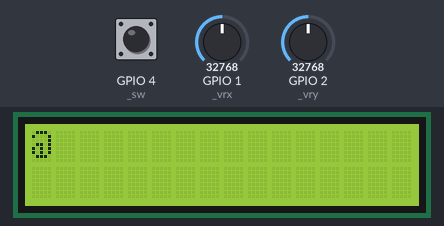
A program run on a simulated ESP32 board running MicroPython. Parts: 16×2 character LCD. Inputs (shaded band) come from the test bench; at power-on: GPIO 2 (_vry) = 32768, GPIO 4 (_sw) HIGH, GPIO 1 (_vrx) = 32768 (analog values on the 0–65535 scale). What the program prints to the serial console is not drawn.

Above: at 1.2 s.
1.3 s: GPIO 2 (_vry) set to 44032
2.8 s: GPIO 2 (_vry) set to 45520
At 3.2 s:
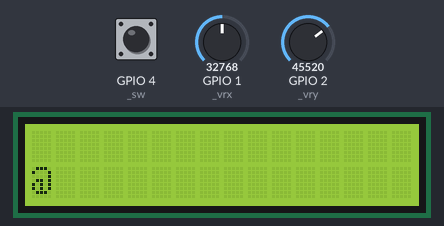
4.3 s: GPIO 4 (_sw) pulled LOW for 0.15 s
7.4 s: GPIO 1 (_vrx) set to 44912
At 8.4 s:
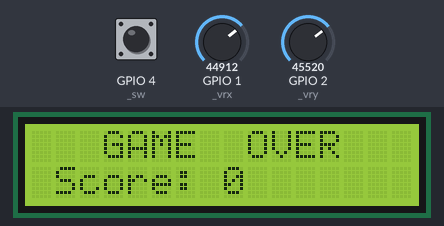
9.4 s: GPIO 1 (_vrx) set to 46160
10.9 s: GPIO 4 (_sw) pulled LOW for 1 s
At 11.9 s:
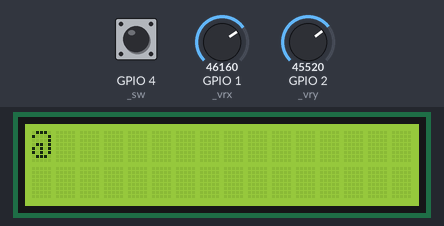
Timing chart, 0 to 13.9 s (numbered marks = the images above; inputs shaded):
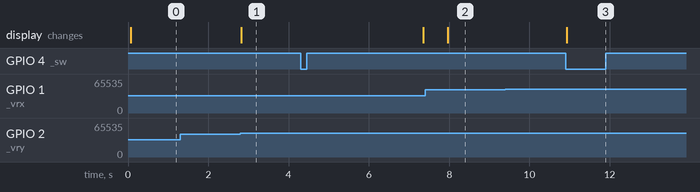

The program:

Lesson32.py
```python
from machine import Pin, I2C, ADC
import time

_i2c1 = I2C(1, sda=Pin(33), scl=Pin(34), freq=400000)

class _LCD:
    def __init__(self, i2c, addr=0x27):
        self.i2c=i2c; self.addr=addr; self._bl=0x08; self._setup()
    def _wb(self,b): self.i2c.writeto(self.addr,bytes([b|self._bl]))
    def _pulse(self,b): self._wb(b|4); time.sleep_us(1); self._wb(b&~4); time.sleep_us(50)
    def _s4(self,n): self._wb(n); self._pulse(n)
    def _cmd(self,d,m=0): rs=m&1; self._s4((d&0xF0)|rs); self._s4(((d<<4)&0xF0)|rs)
    def _setup(self):
        time.sleep_ms(50); self._s4(0x30); time.sleep_ms(5); self._s4(0x30)
        time.sleep_us(150); self._s4(0x30); self._s4(0x20)
        self._cmd(0x28); self._cmd(0x0C); self._cmd(0x06); self._cmd(0x01); time.sleep_ms(2)
    def write_line(self,row,text):
        self._cmd(0x80|(0x40 if row else 0))
        for ch in '{:<16}'.format(str(text)[:16]): self._cmd(ord(ch),1)

_lcd = _LCD(_i2c1, 0x27)
_vrx = ADC(Pin(1), atten=ADC.ATTN_11DB)
_vry = ADC(Pin(2), atten=ADC.ATTN_11DB)
_sw  = Pin(4, Pin.IN, Pin.PULL_UP)

_cx = 32768; _cy = 32768; _DEAD = 12000

def _calibrate():
    global _cx, _cy
    xs = [_vrx.read_u16() for _ in range(8)]
    ys = [_vry.read_u16() for _ in range(8)]
    _cx = sum(xs)//8; _cy = sum(ys)//8

FUSE_MS  = 3000
BLAST_MS = 600

_px=0; _py=0; _bx=-1; _by=-1
_bomb_t=0; _blast_t=0
_state=0   # 0=play  1=fuse  2=blast  3=dead
_score=0; _btn=False; _mv_t=0

def _draw():
    if _state == 3:
        _lcd.write_line(0, '   GAME  OVER   ')
        _lcd.write_line(1, ' Score: %-8d' % _score)
        return
    g = [[' ']*16, [' ']*16]
    if _state == 2:
        for dr in range(-1, 2):
            for dc in range(-1, 2):
                r, c = _by+dr, _bx+dc
                if 0<=r<2 and 0<=c<16: g[r][c] = '*'
    elif _state == 1:
        g[_by][_bx] = 'B'
    g[_py][_px] = '@'
    _lcd.write_line(0, ''.join(g[0]))
    _lcd.write_line(1, ''.join(g[1]))

def game_init():
    global _px,_py,_bx,_by,_bomb_t,_blast_t,_state,_score,_btn,_mv_t
    _calibrate()
    _px=0; _py=0; _bx=-1; _by=-1; _bomb_t=0; _blast_t=0
    _state=0; _score=0; _btn=False; _mv_t=0
    _draw()

def game_update():
    global _px,_py,_bx,_by,_bomb_t,_blast_t,_state,_score,_btn,_mv_t
    now = time.ticks_ms()
    btn = not _sw.value()
    if _state == 3:
        if btn and not _btn: game_init()
        _btn = btn; return
    if _state == 1 and time.ticks_diff(now, _bomb_t) >= FUSE_MS:
        _state = 2; _blast_t = now; _draw()
    if _state == 2 and time.ticks_diff(now, _blast_t) >= BLAST_MS:
        if abs(_px-_bx) <= 1 and abs(_py-_by) <= 1:
            _state = 3
        else:
            _score += 1; _state = 0; _bx=-1; _by=-1
        _draw()
    if btn and not _btn and _state == 0:
        _bx=_px; _by=_py; _state=1; _bomb_t=now; _draw()
    _btn = btn
    if time.ticks_diff(now, _mv_t) >= 200:
        x=_vrx.read_u16(); y=_vry.read_u16()
        dx=abs(x-_cx); dy=abs(y-_cy); moved=False
        if dx >= dy and dx > _DEAD:
            if   x < _cx-_DEAD and _px > 0:  _px-=1; moved=True
            elif x > _cx+_DEAD and _px < 15: _px+=1; moved=True
        elif dy > _DEAD:
            if   y < _cy-_DEAD and _py > 0:  _py-=1; moved=True
            elif y > _cy+_DEAD and _py < 1:  _py+=1; moved=True
        if moved: _mv_t=now; _draw()

def game_score(): return _score

def setup():
    game_init()
    print('Bomberman 2x16')
    print('BTN=plant bomb  escape before it blows!')
    print('cal: cx=%d cy=%d dead=%d' % (_cx, _cy, _DEAD))

def loop():
    game_update()
    time.sleep_ms(20)

if __name__ == '__main__':
    try:
        setup()
        while True:
            loop()
    except (Exception, KeyboardInterrupt) as e:
        print(e)
```

Measured:
- the behaviour switches between 44768 and 44784 on GPIO 2 (_vry) (found by bisection; images 0 and 1)
- after the input at 1.3 s, every drawn part: stays the same
- after the input at 2.8 s, the display: changes at once (image 1)
- after the input at 9.4 s, every drawn part: stays the same
- after the input at 10.9 s, the display: changes at once (image 3)
